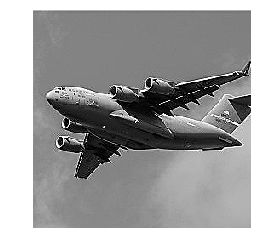
#> input picture Python/Preprocessing Images/images/plane_256x256.png, 262 x 252 px
$ python cropping.py
#> lines starting #> are read from the running program, lines starting #| are printed output that depends on the picture
# Cropping image

# Load image
import cv2
import numpy as np
from matplotlib import pyplot as plt

# Load image as grayscale
image = cv2.imread('images/plane_256x256.png', cv2.IMREAD_GRAYSCALE)
#> image is the input picture: shape (252, 262); min 0, max 255, mean 161.2


# Select first half of the columns and all rows
image_cropped = image[:,:126]
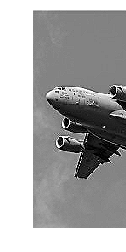
#> image_cropped: shape (252, 126); min 0, max 255, mean 169.3

# View image
plt.imshow(image_cropped, cmap='gray'), plt.axis("off")
plt.show()

$ run again, with Python/Preprocessing Images/images/validation.png copied over Python/Preprocessing Images/images/plane_256x256.png
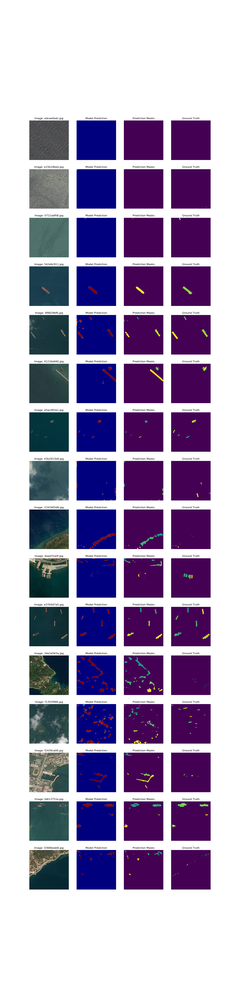
#> input picture Python/Preprocessing Images/images/validation.png, 234 x 1000 px, shrunk from 1500 x 6400 before the run
#> `image = cv2.imread('images/plane_256x256.png', cv2.IMREAD_GRAYSCALE)`:
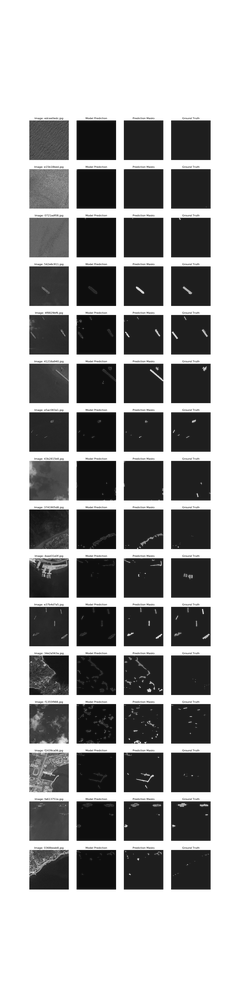
#> image: shape (1000, 234); min 1, max 255, mean 161
#> `image_cropped = image[:,:126]`:
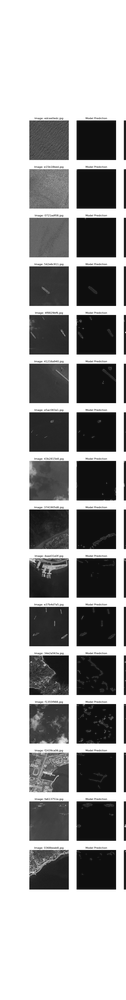
#> image_cropped: shape (1000, 126); min 1, max 255, mean 167
